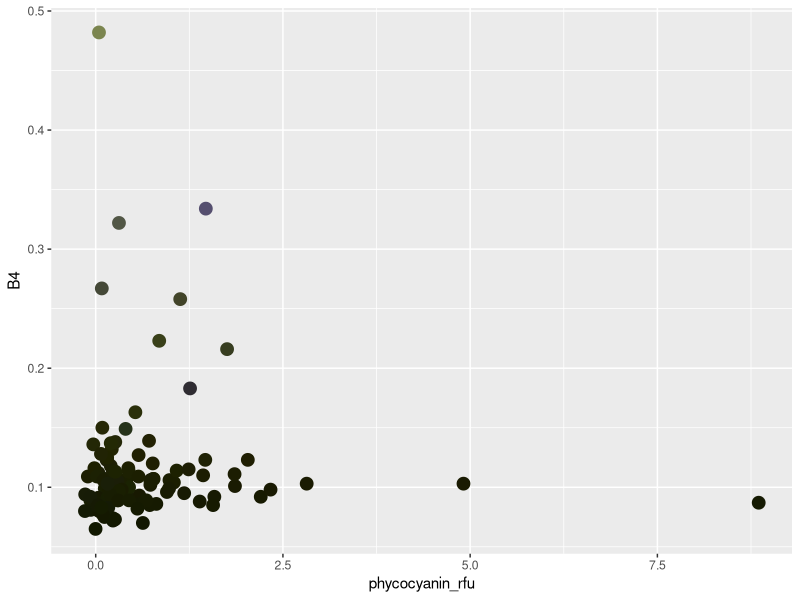
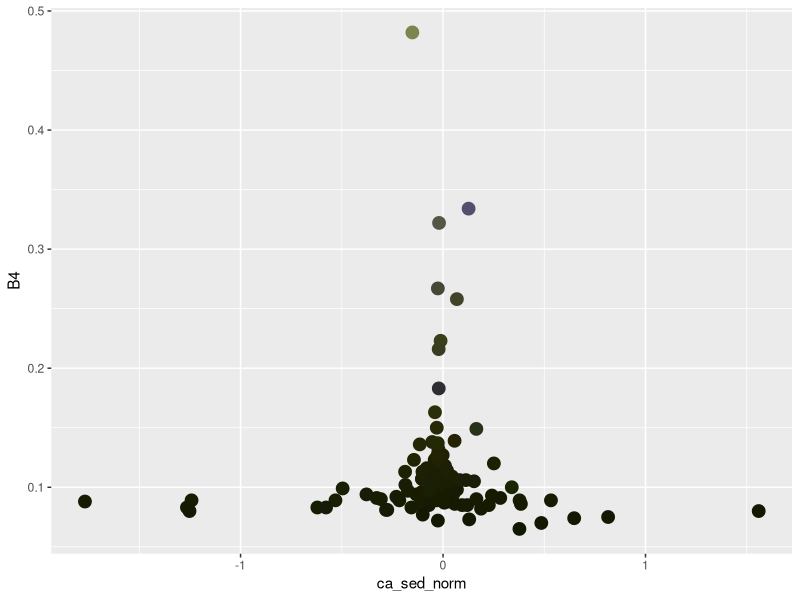

Recreate these plots in R, in order.
# Buoy and field data have been sufficiently cleaned up, now we need to join the
# two datasets together by station and date
rm(list=ls())
library(tidyverse)
library(lubridate)

buoy <- read_csv(file.path("05_data_working", "buoy_data_all.csv"))
s2 <- read_csv(file.path("05_data_working", "s2_observations.csv"))

# Add mdy cols to s2 for easier joining
s2 <- s2 %>%
    mutate(year = year(measure_date),
           month = month(measure_date),
           day = day(measure_date),
           station = recode(station,
               WE2 = "WE02",
               WE4 = "WE04",
               WE8 = "WE08",
               WE13 = "WE13"
           )) %>%
    select(-measure_date)


joined <- inner_join(buoy, s2, by=c("year", "month", "day", "station"))
#write_csv(joined, file.path("05_data_working", "s2_buoy_joined.csv"))

# Data from the c6 instrument is almost entirely missing
joined <- joined %>%
    select(-contains("c6"))

ggplot(joined, aes(phycocyanin_rfu, B4)) +
    geom_point(aes(color=I(rgb(B4, B3, B2))), size=4)

# Since chlorophyll is in RFU, maybe we need to rescale by each station so their
# distributions are more similar
joined <- joined %>%
    group_by(station) %>%
    mutate(chlorophylla_rfu = scale(chlorophylla_rfu),
           phycocyanin_rfu = scale(phycocyanin_rfu),
           flourescent_dissolved_organic_matter_rfu = scale(flourescent_dissolved_organic_matter_rfu),
           ca_sed_norm = chlorophylla_rfu / turbidity_ntu)

ggplot(joined, aes(ca_sed_norm, B4)) +
    geom_point(aes(color=I(rgb(B4, B3, B2))), size=4)